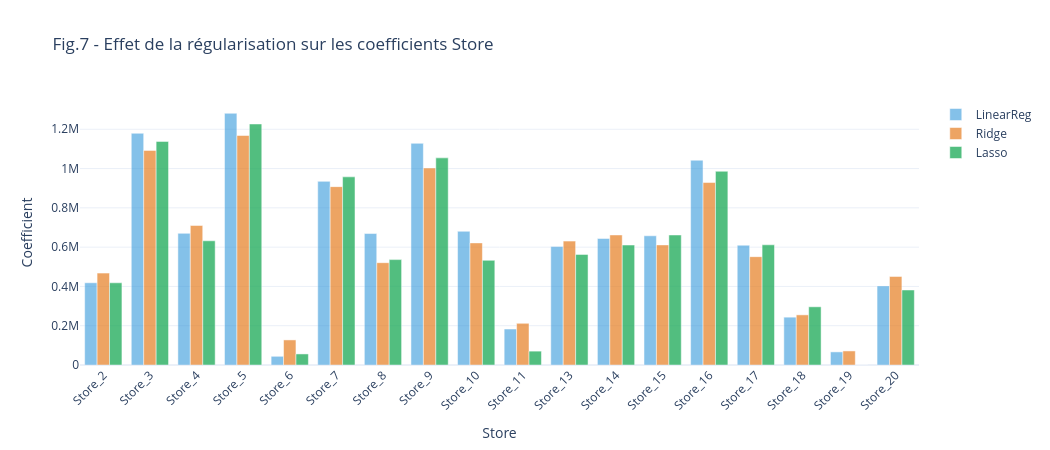

Write notebook code for a chart like this one.
### Code cell
# Fig 6 : Effet de la régularisation (norme des coefficients Store)
store_cols = [c for c in X_train.columns if c.startswith('Store_')]
store_coefs_lr = np.abs(lr.coef_[[list(X_train.columns).index(c) for c in store_cols]])
store_coefs_ridge = np.abs(best_ridge.coef_[[list(X_train.columns).index(c) for c in store_cols]])
store_coefs_lasso = np.abs(best_lasso.coef_[[list(X_train.columns).index(c) for c in store_cols]])
 
fig6 = go.Figure()
fig6.add_trace(go.Bar(x=store_cols, y=store_coefs_lr, name='LinearReg',
                       marker_color='#3498db', opacity=0.6))
fig6.add_trace(go.Bar(x=store_cols, y=store_coefs_ridge, name='Ridge',
                       marker_color='#e67e22', opacity=0.7))
fig6.add_trace(go.Bar(x=store_cols, y=store_coefs_lasso, name='Lasso',
                       marker_color='#27ae60', opacity=0.8))
                       
fig6.update_layout(title="Fig.7 - Effet de la régularisation sur les coefficients Store",
                   xaxis_title="Store", yaxis_title="Coefficient",
                   height=450, width=1050, template='plotly_white',
                   barmode='group', xaxis_tickangle=-45)
fig6.write_image(f"{output_images_path}/f6_regularization_effect.png", scale=2)
fig6.show()

### Figure 1 — Plotly figure (JSON) as saved in the notebook; plotly's stock layout.template omitted (floating-point values rounded to 4 significant figures)
{"data": [{"marker": {"color": "#3498db"}, "name": "LinearReg", "opacity": 0.6, "type": "bar", "x": ["Store_2", "Store_3", "Store_4", "Store_5", "Store_6", "Store_7", "Store_8", "Store_9", "Store_10", "Store_11", "Store_13", "Store_14", "Store_15", "Store_16", "Store_17", "Store_18", "Store_19", "Store_20"], "y": [418700.0, 1180000.0, 670200.0, 1282000.0, 44300.0, 934700.0, 669300.0, 1128000.0, 680700.0, 183200.0, 602700.0, 644200.0, 657800.0, 1043000.0, 610000.0, 243500.0, 66740.0, 402700.0]}, {"marker": {"color": "#e67e22"}, "name": "Ridge", "opacity": 0.7, "type": "bar", "x": ["Store_2", "Store_3", "Store_4", "Store_5", "Store_6", "Store_7", "Store_8", "Store_9", "Store_10", "Store_11", "Store_13", "Store_14", "Store_15", "Store_16", "Store_17", "Store_18", "Store_19", "Store_20"], "y": [467800.0, 1092000.0, 710200.0, 1168000.0, 127700.0, 907900.0, 520800.0, 1003000.0, 621600.0, 212300.0, 630700.0, 662000.0, 611400.0, 928800.0, 551500.0, 255200.0, 71550.0, 450700.0]}, {"marker": {"color": "#27ae60"}, "name": "Lasso", "opacity": 0.8, "type": "bar", "x": ["Store_2", "Store_3", "Store_4", "Store_5", "Store_6", "Store_7", "Store_8", "Store_9", "Store_10", "Store_11", "Store_13", "Store_14", "Store_15", "Store_16", "Store_17", "Store_18", "Store_19", "Store_20"], "y": [418400.0, 1138000.0, 632300.0, 1227000.0, 56300.0, 957800.0, 536500.0, 1054000.0, 532900.0, 70580.0, 563000.0, 610700.0, 661900.0, 986300.0, 611800.0, 296300.0, 0.0, 381900.0]}], "layout": {"barmode": "group", "height": 450, "title": {"text": "Fig.7 - Effet de la régularisation sur les coefficients Store"}, "width": 1050, "xaxis": {"tickangle": -45, "title": {"text": "Store"}}, "yaxis": {"title": {"text": "Coefficient"}}}}
